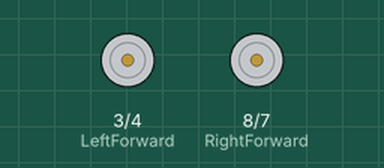
This sketch was run on a simulated Arduino Uno, built with avr-gcc and run on an emulated ATmega328P. Parts: motor-driver pin pairs drawn as motors (green arrow = first pin HIGH = forward, orange = second pin HIGH = backward, longer = more drive).

Above: at 0.5 s.
At 2.0 s:
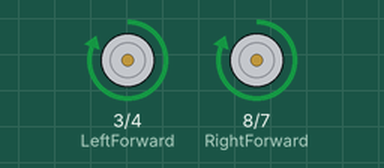
At 4.0 s:
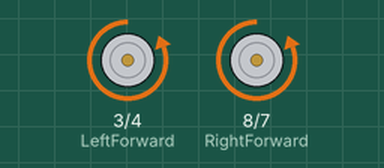
At 6.0 s:
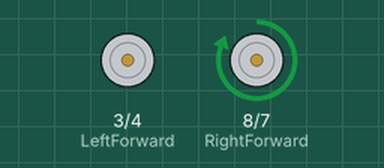
Timing chart, 0 to 9.1 s (numbered marks = the images above):
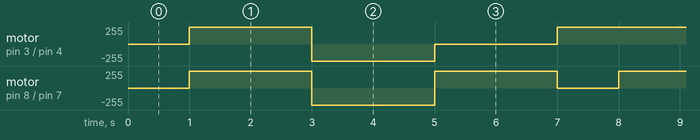

Measured:
- by itself, motor on pin 3 (LeftForward) / pin 4 (LeftBack): repeats every 7.0 s: backward 255/255 2.0 s, stopped 2.0 s, forward 255/255 3.0 s
- by itself, motor on pin 8 (RightForward) / pin 7 (RightBack): repeats every 7.0 s: backward 255/255 2.0 s, forward 255/255 2.0 s, stopped 1.0 s, forward 255/255 2.0 s

The sketch:

lab_2WD_1-LS298N_two_wheel.ino
```cpp
/*
 Lab 2WD 1 -  two wheel with LS298N
 Motor Red  +  High ->  Forward
 Motor Black -  High -> Back

*/

#define LeftForward 3  // Motor Red +   LS298N IN4 -> Arduino Pin3
#define LeftBack 4     // Motor  black - LS298N IN3 -> Arduino Pin4
#define RightForward 8   // Motor balck -  LS298N IN1-> Arduino Pin8
#define RightBack 7      // Motor red +   LS298N IN2 -> Arduino Pin7

void setup() {
    pinMode(LeftForward,OUTPUT);
    pinMode(LeftBack,OUTPUT);
    pinMode(RightForward,OUTPUT);
    pinMode(RightBack,OUTPUT);
    initCar();

 }

void loop() {
    delay(1000);
    go();
    delay(2000);
    back();
    delay(2000);
    turnLeft();
    delay(2000);
    turnRight();

}

void initCar(){
	//默认全是低电平 停止状态
  digitalWrite(LeftForward,LOW);
	digitalWrite(LeftBack,LOW);
	digitalWrite(RightForward,LOW);
	digitalWrite(RightBack,LOW);
}

void go(){
  // 左轮前进
  digitalWrite(LeftForward,HIGH);
	digitalWrite(LeftBack,LOW);
  // 右轮前进
	digitalWrite(RightForward,HIGH);
	digitalWrite(RightBack,LOW);
}

void back(){
  //左轮后退
  digitalWrite(LeftForward,LOW);
	digitalWrite(LeftBack,HIGH);
  //右轮后退
	digitalWrite(RightForward,LOW);
	digitalWrite(RightBack,HIGH);
}

/* 左转 */
void turnLeft(){
  //左轮不动
  digitalWrite(LeftForward,LOW);
	digitalWrite(LeftBack,LOW);
  // 右轮前进
	digitalWrite(RightForward,HIGH);
	digitalWrite(RightBack,LOW);
}

/* 右转 */
void turnRight(){
  // 左轮前进
  digitalWrite(LeftForward,HIGH);
	digitalWrite(LeftBack,LOW);
  // 右轮不动
  digitalWrite(RightForward,LOW);
	digitalWrite(RightBack,LOW);
}

void stopCar(){
	initCar();
}
```
